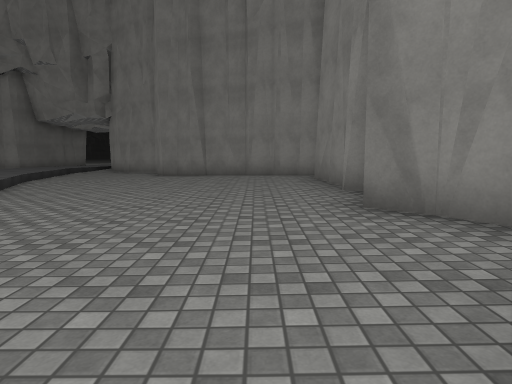
view 1 (above)

15 first-person views from a walk through a scene from a Unity 3-D project. The camera is 1.2 m above the floor, tilts 6° down and sees 75° across. The floor is counted in squares, 2 m on a side. Each view is taken from the middle of a square. On the plan, view 1 faces up. The plan holds only what a view shows up to about 10 squares ahead; the rest is blank. The place goes on beyond the plan. Surface patterns are stand-ins for the level's own textures.

view 2
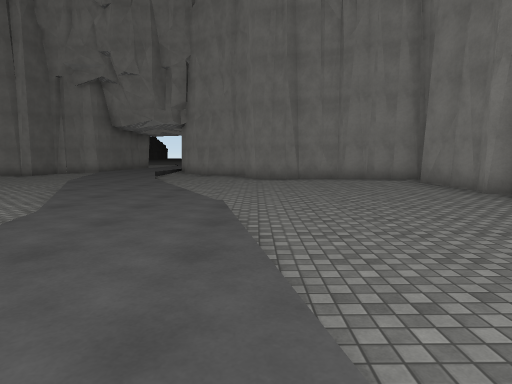

view 3
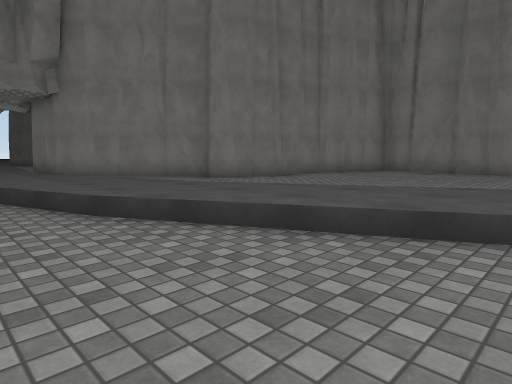

view 4
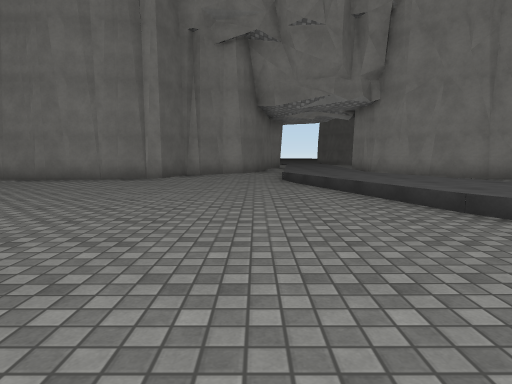

view 5
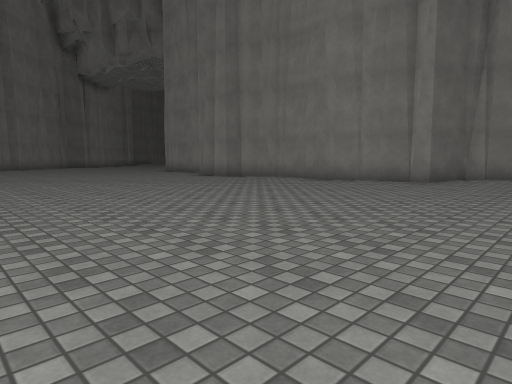

view 6
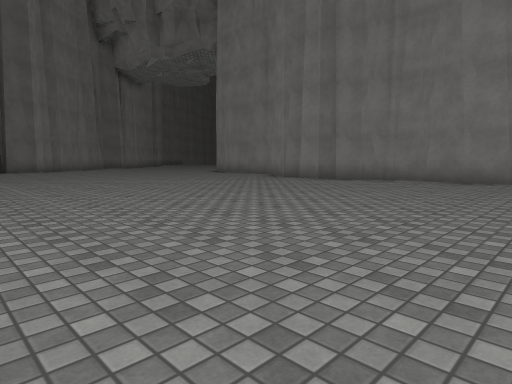

view 7
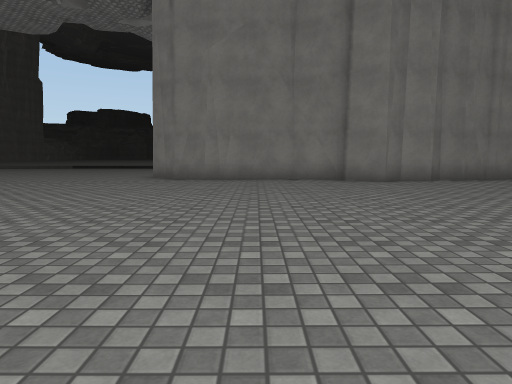

view 8
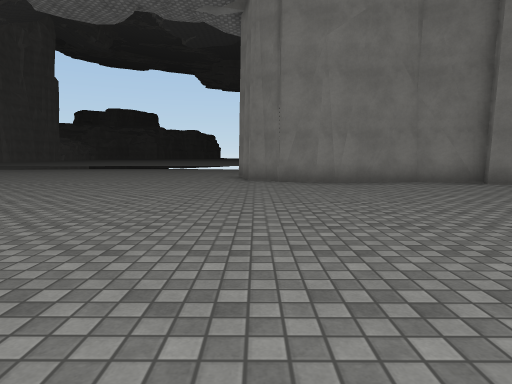

view 9
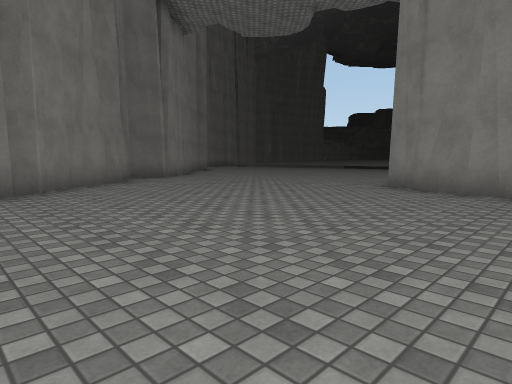

view 10
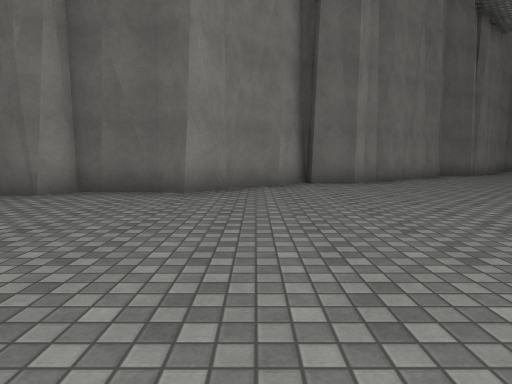

view 11
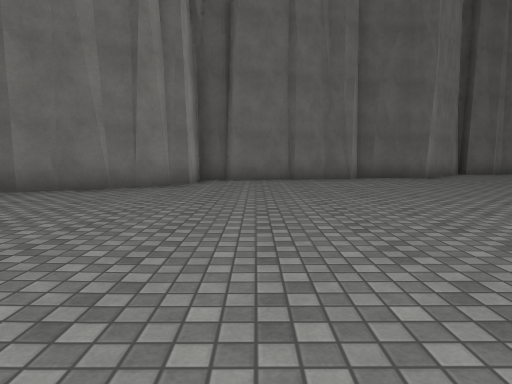

view 12
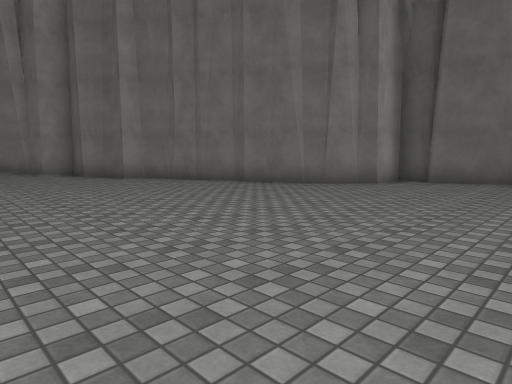

view 13
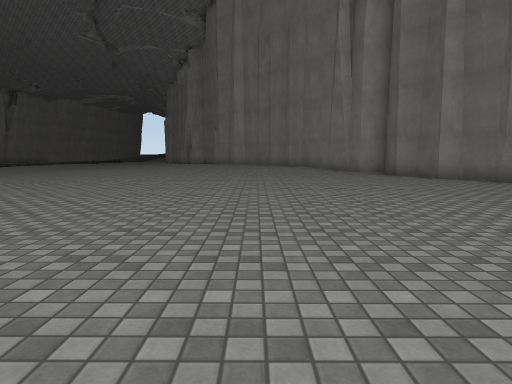

view 14
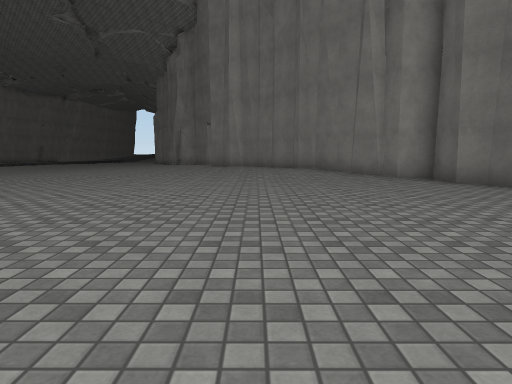

view 15
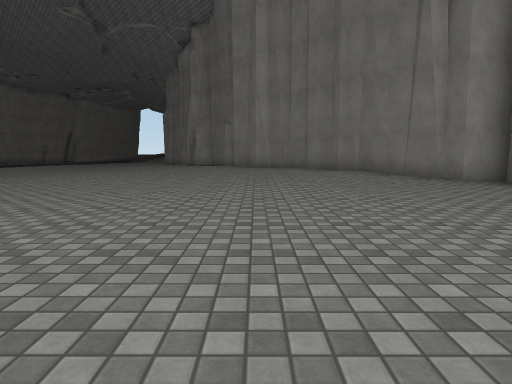

### Floor plan
Key: @ floor where view 1 was taken; # wall or solid block; . main floor; : floor 0.25 m higher than the main floor; - floor 0.25 m lower than the main floor; / step, stairs or slope.
Columns run from 33 left of view 1 to 2 right of it. Each row starts with its distance up from view 1.
 15 -------##           ###   /#
 14 --------#####      ##.../:/###
 13  -----------########....::/ .##
 12 #-------------------..../:/  .#
 11 ##-------------------.../::  .####
 10  ##------------------....::......###
  9   ##----------------...../:/.....::#
  8    #----------------...../:/......:#
  7    ##--------------.......::/.....:#
  6     #-------------......../:/......#
  5     ##------------.........::/.....#
  4      ##-----    -....  ..../:/.....#
  3       #-----               .::.....#
  2       #-------              ::/....
  1       ##--------..          /:/...
  0        #---------..          :/. @
 -1        #.---------..          :
 -2        #-----------..
 -3        ###---........
 -4          #--..........
 -5          ##-...........
 -6           #-...........
 -7           ##............
 -8            ##............
 -9             #............
-10             #...:::.....
-11             ###:::::.....
-12               ##:::::.....
-13                ##:::::....

Positions as (right, up) in squares from view 1, and headings:
1: (0, 0), facing up
2: (-3, -1), facing up
3: (-9, 4), facing up-right
4: (-10, 4), facing up
5: (-10, 5), facing up-left
6: (-13, 4), facing up-left
7: (-23, 4), facing up
8: (-26, 5), facing up
9: (-23, 7), facing up-left
10: (-21, 5), facing left
11: (-17, -1), facing left
12: (-17, 1), facing down-left
13: (-16, 1), facing down
14: (-16, -2), facing down
15: (-15, -3), facing down
